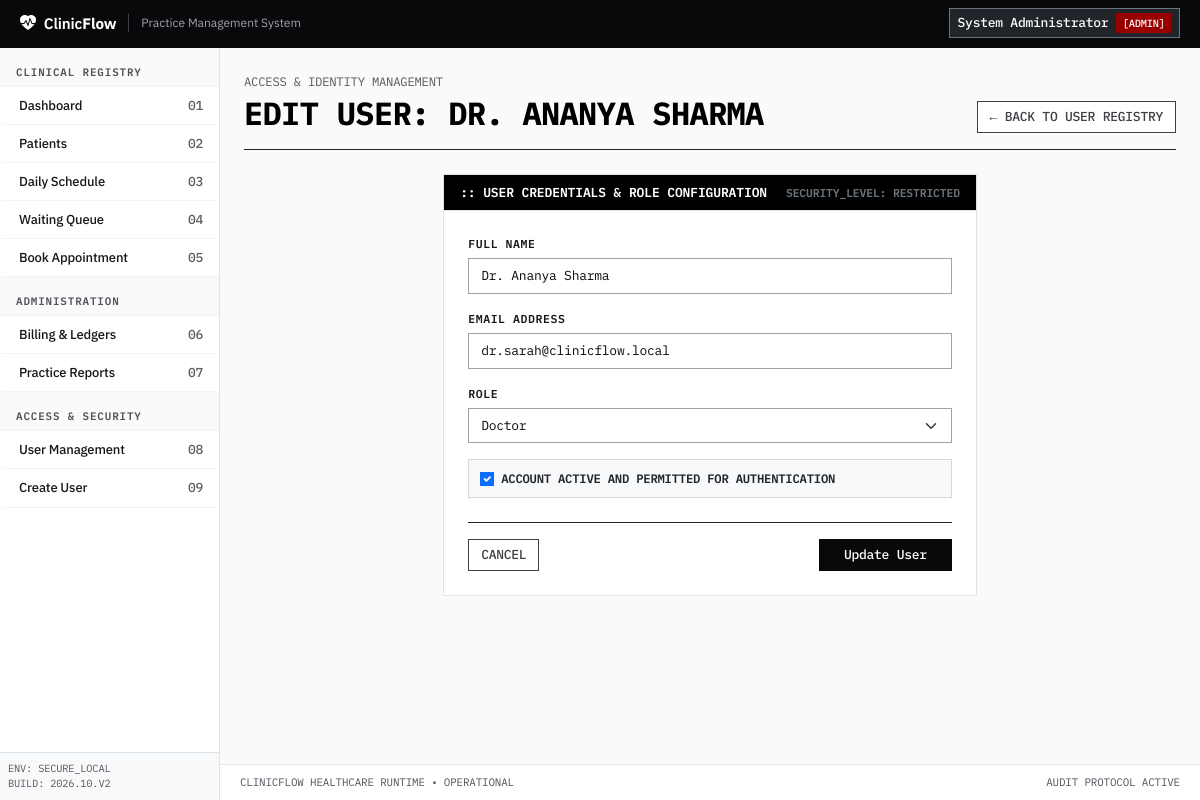
Screenshot of /auth/users/2/edit (signed in) with the database file from the repository.
### app/models/user.py (models this page shows, shortened)
class User(UserMixin, db.Model):
    __tablename__ = 'users'
    id = db.Column(db.Integer, primary_key=True)
    name = db.Column(db.String(100), nullable=False)
    email = db.Column(db.String(120), unique=True, nullable=False, index=True)
    password_hash = db.Column(db.String(256), nullable=False)
    role = db.Column(db.String(30), nullable=False, default=Role.RECEPTIONIST)
    is_active = db.Column(db.Boolean, default=True, nullable=False)
    created_at = db.Column(db.DateTime, default=lambda: datetime.now(timezone.utc), nullable=False)
    def is_admin(self) -> bool:
        return self.role == Role.ADMIN

### app/routes/auth.py (the view, shortened to what this page needs)
@bp.route('/users/<int:user_id>/edit', methods=['GET', 'POST'])
@admin_required
def user_edit(user_id):
    user = db.get_or_404(User, user_id)
    form = UserEditForm(obj=user)
    return render_template('auth/user_form.html', form=form, title=f'Edit User: {user.name}')

### app/forms.py
class UserEditForm(FlaskForm):
    name = StringField('Full Name', validators=[
        DataRequired(message='Name is required.'),
        Length(min=2, max=100)
    ])
    email = StringField('Email Address', validators=[
        DataRequired(message='Email is required.'),
        validate_email_format
    ])
    role = SelectField('Role', choices=[
        (Role.RECEPTIONIST, 'Receptionist'),
        (Role.DOCTOR, 'Doctor'),
        (Role.ADMIN, 'Administrator')
    ], validators=[DataRequired()])
    is_active = BooleanField('Active Account')
    submit = SubmitField('Update User')

### app/models/user.py (called while the page is built)
@login_manager.user_loader
def load_user(user_id):
    try:
        return db.session.get(User, int(user_id))
    except (TypeError, ValueError):
        return None

### app/security.py (called while the page is built)
def role_required(*allowed_roles):
    def decorator(f):
        @wraps(f)
        def decorated_function(*args, **kwargs):
            if not current_user.is_authenticated:
                flash('Please log in to access this page.', 'warning')
                return redirect(url_for('auth.login'))
            if not current_user.is_active:
                flash('Your account has been deactivated.', 'danger')
                return redirect(url_for('auth.logout'))
            if current_user.role not in allowed_roles:
                abort(403)
            return f(*args, **kwargs)
        return decorated_function
    return decorator

### app/templates/auth/user_form.html (shortened to what this page needs)
{% extends "base.html" %}
{% block content %}
<div class="d-flex flex-wrap justify-content-between align-items-end border-bottom border-dark pb-3 mb-4">
    <div>
        <div class="font-mono text-muted small mb-1">ACCESS & IDENTITY MANAGEMENT</div>
        <h2 class="fw-bold mb-0 text-black font-mono">{{ title|upper }}</h2>
    </div>
    <div>
        <a href="{{ url_for('auth.user_list') }}" class="btn btn-outline-secondary font-mono">
            &larr; BACK TO USER REGISTRY
        </a>
    </div>
</div>
<div class="row justify-content-center">
    <div class="col-md-8 col-lg-7">
        <div class="card border border-dark">
            <div class="card-header bg-black text-white font-mono py-2">
                <span>:: USER CREDENTIALS & ROLE CONFIGURATION</span>
                <span class="text-secondary small">SECURITY_LEVEL: RESTRICTED</span>
            </div>
            <div class="card-body p-4 bg-white">
                <form method="POST" novalidate>
                    <div class="mb-3">
                        <label class="form-label font-mono">{{ form.name.label.text }}</label>
                        {{ form.name(class="form-control font-mono" + (" is-invalid" if form.name.errors else ""), placeholder="Full Legal or Professional Name") }}
                    </div>
                    <div class="mb-3">
                        <label class="form-label font-mono">{{ form.email.label.text }}</label>
                        {{ form.email(class="form-control font-mono" + (" is-invalid" if form.email.errors else ""), placeholder="staff@clinicflow.local") }}
                    </div>
                    <div class="mb-3">
                        <label class="form-label font-mono">{{ form.role.label.text }}</label>
                        {{ form.role(class="form-select font-mono" + (" is-invalid" if form.role.errors else "")) }}
                    </div>
                    {% if form.is_active is defined %}
                    <div class="mb-4 form-check bg-light p-2 border border-secondary border-opacity-25 ms-0">
                        <div class="ms-4">
                            {{ form.is_active(class="form-check-input") }}
                            <label class="form-check-label font-mono small fw-semibold text-dark" for="{{ form.is_active.id }}">
                                ACCOUNT ACTIVE AND PERMITTED FOR AUTHENTICATION
                            </label>
                        </div>
                    </div>
                    {% endif %}
                    <div class="d-flex justify-content-between align-items-center mt-4 pt-3 border-top border-dark">
                        <a href="{{ url_for('auth.user_list') }}" class="btn btn-outline-secondary font-mono">
                            CANCEL
                        </a>
                        {{ form.submit(class="btn btn-primary font-mono px-4") }}
                    </div>
                </form>
            </div>
        </div>
    </div>
</div>
{% endblock %}

### app/templates/base.html (shortened to what this page needs)
<!DOCTYPE html>
<html lang="en">
<head>
    <link href="https://cdn.jsdelivr.net/npm/bootstrap@5.3.3/dist/css/bootstrap.min.css" rel="stylesheet">
    <link href="https://cdn.jsdelivr.net/npm/bootstrap-icons@1.11.3/font/bootstrap-icons.min.css" rel="stylesheet">
</head>
<body>
    <header class="cf-masthead">
        <div class="d-flex align-items-center">
            <a class="cf-brand" href="{{ url_for('main.dashboard') }}">
                <i class="bi bi-heart-pulse-fill text-white fs-6"></i>
                <span>Clinic<strong class="text-white">Flow</strong></span>
            </a>
            <span class="cf-meta-tag d-none d-md-inline-block">Practice Management System</span>
        </div>
        <div>
            {% if current_user.is_authenticated %}
            <div class="dropdown">
                <button class="btn btn-sm btn-dark border border-secondary text-white font-mono py-1 px-2 d-flex align-items-center" type="button" id="userMenuButton" data-bs-toggle="dropdown" aria-expanded="false">
                    <span class="me-2">{{ current_user.name }}</span>
                    <span class="badge-role-{{ current_user.role }}">[{{ current_user.role|upper }}]</span>
                </button>
            </div>
            {% else %}
            <a href="{{ url_for('auth.login') }}" class="btn btn-sm btn-outline-light font-mono">
                [AUTH LOGIN]
            </a>
            {% endif %}
        </div>
    </header>
    <div class="cf-shell">
        {% if current_user.is_authenticated %}
        <nav class="cf-sidebar" id="sidebarNav">
            <div>
                <div class="cf-nav-section-label">CLINICAL REGISTRY</div>
                <a class="cf-nav-item {% if request.endpoint == 'main.dashboard' %}active{% endif %}" href="{{ url_for('main.dashboard') }}">
                    <span>Dashboard</span>
                    <span class="font-mono text-muted">01</span>
                </a>
                <a class="cf-nav-item {% if request.endpoint and 'patients' in request.endpoint %}active{% endif %}" href="{{ url_for('patients.index') }}">
                    <span>Patients</span>
                    <span class="font-mono text-muted">02</span>
                </a>
                <a class="cf-nav-item {% if request.endpoint == 'appointments.index' %}active{% endif %}" href="{{ url_for('appointments.index') }}">
                    <span>Daily Schedule</span>
                    <span class="font-mono text-muted">03</span>
                </a>
                <a class="cf-nav-item {% if request.endpoint == 'appointments.queue' %}active{% endif %}" href="{{ url_for('appointments.queue') }}">
                    <span>Waiting Queue</span>
                    <span class="font-mono text-muted">04</span>
                </a>
                <a class="cf-nav-item {% if request.endpoint == 'appointments.book' %}active{% endif %}" href="{{ url_for('appointments.book') }}">
                    <span>Book Appointment</span>
                    <span class="font-mono text-muted">05</span>
                </a>
                <div class="cf-nav-section-label">ADMINISTRATION</div>
                <a class="cf-nav-item {% if request.endpoint and 'billing' in request.endpoint %}active{% endif %}" href="{{ url_for('billing.index') }}">
                    <span>Billing & Ledgers</span>
                    <span class="font-mono text-muted">06</span>
                </a>
                <a class="cf-nav-item {% if request.endpoint and 'reports' in request.endpoint %}active{% endif %}" href="{{ url_for('reports.index') }}">
                    <span>Practice Reports</span>
                    <span class="font-mono text-muted">07</span>
                </a>
                {% if current_user.is_admin() %}
                <div class="cf-nav-section-label">ACCESS & SECURITY</div>
                <a class="cf-nav-item {% if request.endpoint == 'auth.user_list' %}active{% endif %}" href="{{ url_for('auth.user_list') }}">
                    <span>User Management</span>
                    <span class="font-mono text-muted">08</span>
                </a>
                <a class="cf-nav-item {% if request.endpoint == 'auth.user_create' %}active{% endif %}" href="{{ url_for('auth.user_create') }}">
                    <span>Create User</span>
                    <span class="font-mono text-muted">09</span>
                </a>
                {% endif %}
            </div>
            <div class="p-2 border-top bg-light font-mono text-muted" style="font-size: 0.65rem;">
                ENV: SECURE_LOCAL<br>
                BUILD: 2026.10.V2
            </div>
        </nav>
        {% endif %}
        <div class="cf-canvas">
            <main class="cf-main">
                {% block content %}{% endblock %}
            </main>
            <footer class="cf-footer">
                <div>CLINICFLOW HEALTHCARE RUNTIME &bull; OPERATIONAL</div>
                <div>AUDIT PROTOCOL ACTIVE</div>
            </footer>
        </div>
    </div>
</body>
</html>

### app/templates/base.html (style rules this page uses)
:root { --cf-black: #09090b; --cf-gray-900: #18181b; --cf-gray-800: #27272a; --cf-gray-700: #3f3f46; --cf-gray-600: #52525b; --cf-gray-400: #a1a1aa; --cf-gray-200: #e4e4e7; --cf-gray-100: #f4f4f5; --cf-gray-50: #fafafa; --cf-white: #ffffff; --cf-cobalt: #0047bb; --cf-cobalt-hover: #00368f; --cf-cobalt-light: #eff4fc; --cf-crimson: #990000; --cf-forest: #005a36; --cf-amber: #b45309; --cf-font-sans: 'IBM Plex Sans', -apple-system, sans-serif; --cf-font-mono: 'IBM Plex Mono', monospace; }
*, *::before, *::after { border-radius: 0 !important; box-shadow: none !important; }
body { font-family: var(--cf-font-sans); background-color: var(--cf-gray-50); color: var(--cf-black); font-size: 0.875rem; line-height: 1.5; letter-spacing: -0.011em; margin: 0; padding: 0; display: flex; flex-direction: column; min-height: 100vh; }
.font-mono, code, kbd, samp, pre { font-family: var(--cf-font-mono) !important; letter-spacing: -0.02em; }
.cf-masthead { background-color: var(--cf-black); color: var(--cf-white); height: 48px; display: flex; align-items: center; justify-content: space-between; padding: 0 1.25rem; border-bottom: 2px solid var(--cf-black); }
.cf-brand { font-family: var(--cf-font-sans); font-weight: 600; font-size: 0.95rem; letter-spacing: -0.01em; color: var(--cf-white); text-decoration: none; display: flex; align-items: center; gap: 0.5rem; }
.cf-meta-tag { font-family: var(--cf-font-sans); font-size: 0.75rem; font-weight: 400; letter-spacing: 0; color: var(--cf-gray-400); border-left: 1px solid var(--cf-gray-700); padding-left: 0.75rem; margin-left: 0.75rem; }
.cf-shell { display: flex; flex: 1; min-height: calc(100vh - 48px); }
.cf-sidebar { width: 220px; background-color: var(--cf-white); border-right: 1px solid var(--cf-gray-200); flex-shrink: 0; display: flex; flex-direction: column; justify-content: space-between; }
.cf-nav-section-label { font-family: var(--cf-font-mono); font-size: 0.68rem; font-weight: 600; text-transform: uppercase; letter-spacing: 0.08em; color: var(--cf-gray-600); padding: 1rem 1rem 0.35rem 1rem; border-bottom: 1px solid var(--cf-gray-100); background-color: var(--cf-gray-50); }
.cf-nav-item { display: flex; align-items: center; justify-content: space-between; padding: 0.55rem 1rem; color: var(--cf-gray-900); text-decoration: none; font-size: 0.8125rem; font-weight: 500; border-bottom: 1px solid var(--cf-gray-100); border-left: 3px solid transparent; }
.cf-canvas { flex: 1; display: flex; flex-direction: column; min-width: 0; background-color: var(--cf-gray-50); }
.cf-main { flex: 1; padding: 1.5rem; }
.card { border: 1px solid var(--cf-gray-200) !important; background-color: var(--cf-white); margin-bottom: 1.25rem; }
.card-header { background-color: var(--cf-white); border-bottom: 1px solid var(--cf-gray-200) !important; padding: 0.75rem 1rem; font-weight: 600; font-size: 0.8125rem; letter-spacing: -0.01em; display: flex; align-items: center; justify-content: space-between; }
.btn { font-family: var(--cf-font-sans); font-size: 0.8125rem; font-weight: 500; padding: 0.35rem 0.75rem; border-width: 1px !important; line-height: 1.4; transition: none !important; }
.btn-primary { background-color: var(--cf-black); border-color: var(--cf-black) !important; color: var(--cf-white); }
.btn-outline-secondary { color: var(--cf-gray-700); border-color: var(--cf-gray-300) !important; background-color: var(--cf-white); }
.badge-role-admin { background-color: var(--cf-crimson) !important; color: #ffffff !important; font-family: var(--cf-font-mono); font-size: 0.65rem; font-weight: 500; padding: 0.2rem 0.4rem; text-transform: uppercase; }
.form-control, .form-select { font-size: 0.8125rem; border: 1px solid var(--cf-gray-400) !important; padding: 0.45rem 0.75rem; background-color: var(--cf-white) !important; color: var(--cf-black) !important; line-height: 1.5; height: auto; }
.form-label { font-family: var(--cf-font-mono); font-size: 0.72rem; font-weight: 600; text-transform: uppercase; letter-spacing: 0.05em; color: var(--cf-gray-900); margin-bottom: 0.35rem; display: block; }
.cf-footer { height: 36px; background-color: var(--cf-white); border-top: 1px solid var(--cf-gray-200); display: flex; align-items: center; justify-content: space-between; padding: 0 1.25rem; font-family: var(--cf-font-mono); font-size: 0.68rem; color: var(--cf-gray-600); }

### rows the page displays
User: name "System Administrator", role "ADMIN"
User: name "Dr. Ananya Sharma", email "dr.sarah@clinicflow.local", role "Doctor", is_active "☑"

### other values shown
{{ title|upper }} "EDIT USER: DR. ANANYA SHARMA"
